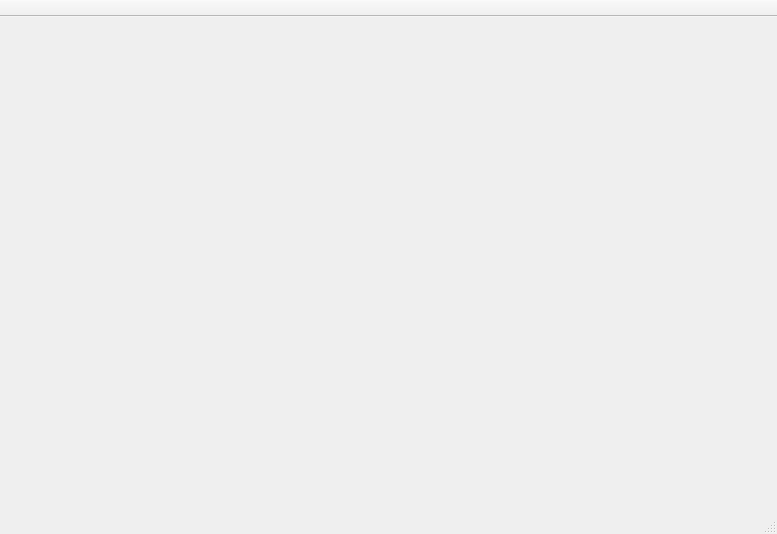
<?xml version="1.0" encoding="UTF-8"?>
<ui version="4.0">
 <class>MainWindow</class>
 <widget class="QMainWindow" name="MainWindow">
  <property name="geometry">
   <rect>
    <x>0</x>
    <y>0</y>
    <width>777</width>
    <height>534</height>
   </rect>
  </property>
  <property name="windowTitle">
   <string>MainWindow</string>
  </property>
  <widget class="QWidget" name="centralwidget"/>
  <widget class="QMenuBar" name="menubar">
   <property name="geometry">
    <rect>
     <x>0</x>
     <y>0</y>
     <width>777</width>
     <height>24</height>
    </rect>
   </property>
  </widget>
  <widget class="QStatusBar" name="statusbar"/>
  <widget class="QToolBar" name="toolBar">
   <property name="windowTitle">
    <string>toolBar</string>
   </property>
   <property name="movable">
    <bool>false</bool>
   </property>
   <attribute name="toolBarArea">
    <enum>TopToolBarArea</enum>
   </attribute>
   <attribute name="toolBarBreak">
    <bool>false</bool>
   </attribute>
  </widget>
 </widget>
 <resources/>
 <connections/>
</ui>
